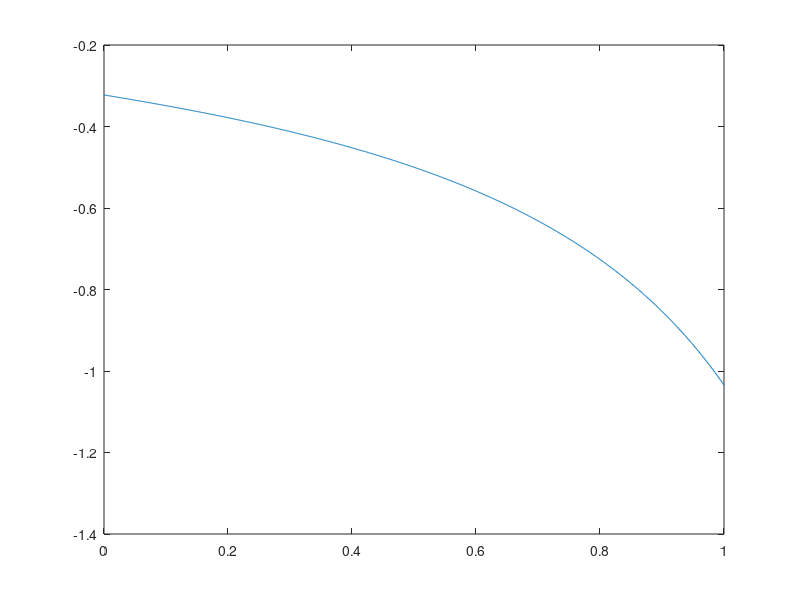

This chart was generated by the following MATLAB code:
% Created by: Anthony le
% Last updated: 05.17.2018

% ME 533 - Homework 3
%% Problem 3
clear;
close all;

t = linspace(0, 1, 1000);
p = linspace(-1, 1, 1000);

a_p1 = 0.1;
a_p2 = -4;
b_p = 2;

y = (p + b_p) ./ (p.^2 + a_p1 .* p + a_p2);

figure(1);
plot(t, y);
